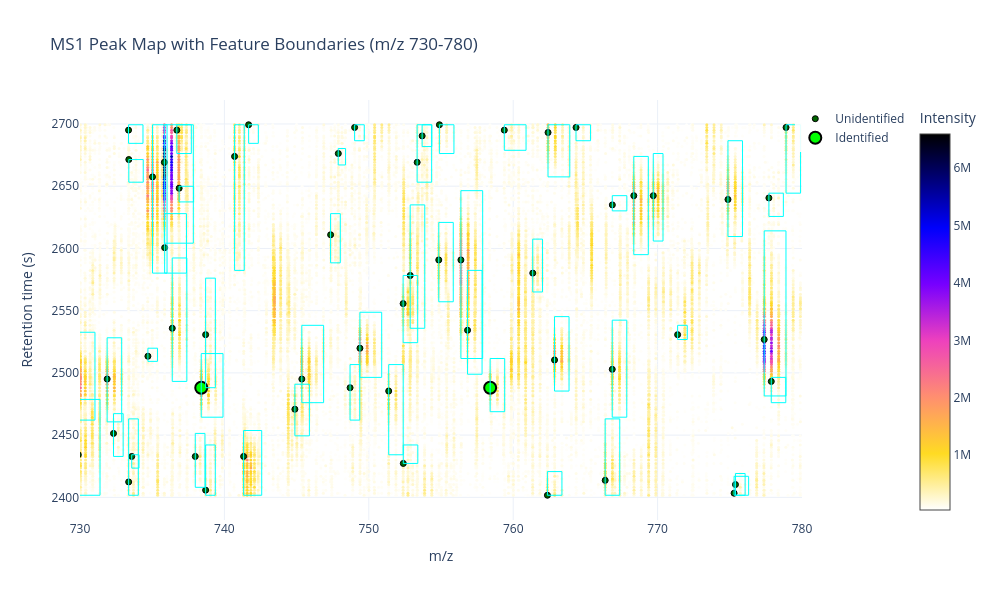

Here is the notebook cell this chart was saved with:
### Code cell
# Plot MS1 peak map with feature boundaries using Plotly
# Using m/z region 730-780 which contains identified features
import plotly.graph_objects as go

mz_min, mz_max = 730, 780

exp.updateRanges()

# Collect raw MS1 peaks in the region
peak_data = {"mz": [], "rt": [], "intensity": []}
for spec in exp:
    if spec.getMSLevel() == 1:
        mz, intensity = spec.get_peaks()
        mask = (mz >= mz_min) & (mz <= mz_max)
        mz_filt = mz[mask]
        intensity_filt = intensity[mask]
        if len(mz_filt) > 0:
            rt_val = spec.getRT()
            peak_data["mz"].extend(mz_filt)
            peak_data["rt"].extend([rt_val] * len(mz_filt))
            peak_data["intensity"].extend(intensity_filt)

# Sort by intensity so high-intensity points are drawn on top
peak_df = pd.DataFrame(peak_data).sort_values("intensity")

# Colorscale matching matplotlib's gnuplot2_r
# Goes from white (low) → yellow → orange/pink → magenta → purple → blue → black (high)
gnuplot2_r = [
    [0.00, "rgb(255, 255, 255)"],
    [0.15, "rgb(255, 219, 35)"],
    [0.30, "rgb(255, 143, 111)"],
    [0.45, "rgb(238, 65, 189)"],
    [0.60, "rgb(119, 0, 255)"],
    [0.75, "rgb(0, 0, 252)"],
    [0.90, "rgb(0, 0, 99)"],
    [1.00, "rgb(0, 0, 0)"]
]

fig = go.Figure()

# Plot raw MS1 peaks as heatmap
# Scale colormap to visible region intensities
fig.add_trace(go.Scatter(
    x=peak_df["mz"],
    y=peak_df["rt"],
    mode="markers",
    marker=dict(
        size=3,
        color=peak_df["intensity"],
        colorscale=gnuplot2_r,
        cmin=peak_df["intensity"].min(),
        cmax=peak_df["intensity"].max(),
        colorbar=dict(title="Intensity", x=1.15)
    ),
    hovertemplate="m/z: %{x:.4f}<br>RT: %{y:.1f}s<br>Intensity: %{marker.color:.0f}<extra></extra>",
    name="MS1 peaks",
    showlegend=False
))

# Build feature data with proper identification status from Feature objects
# (get_df() doesn't correctly export peptide identifications)
feature_data = []
for f in features:
    pep_ids = f.getPeptideIdentifications()
    seq = None
    if pep_ids:
        hits = pep_ids[0].getHits()
        if hits:
            seq = str(hits[0].getSequence())

    hulls = f.getConvexHulls()
    if hulls:
        points = hulls[0].getHullPoints()
        rts = [p[0] for p in points]
        mzs = [p[1] for p in points]
        feature_data.append({
            "mz": f.getMZ(),
            "rt": f.getRT(),
            "mz_start": min(mzs),
            "mz_end": max(mzs),
            "rt_start": min(rts),
            "rt_end": max(rts),
            "peptide_sequence": seq
        })

df_features = pd.DataFrame(feature_data)

# Filter to region
df_region = df_features[(df_features["mz_start"] < mz_max) & (df_features["mz_end"] > mz_min)]

# Add feature bounding boxes as cyan rectangles
shapes = []
for _, row in df_region.iterrows():
    shapes.append(dict(
        type="rect",
        x0=row["mz_start"],
        x1=row["mz_end"],
        y0=row["rt_start"],
        y1=row["rt_end"],
        line=dict(color="cyan", width=1),
        fillcolor="rgba(0,0,0,0)"
    ))

# Split features by identification status
df_identified = df_region[df_region["peptide_sequence"].notna()]
df_unidentified = df_region[df_region["peptide_sequence"].isna()]

# Add unidentified feature centroid markers (dark green, smaller)
if len(df_unidentified) > 0:
    fig.add_trace(go.Scatter(
        x=df_unidentified["mz"],
        y=df_unidentified["rt"],
        mode="markers",
        marker=dict(
            size=6,
            color="darkgreen",
            line=dict(color="black", width=1),
            symbol="circle"
        ),
        hovertemplate="Unidentified feature<br>m/z: %{x:.4f}<br>RT: %{y:.1f}s<extra></extra>",
        name="Unidentified"
    ))

# Add identified feature centroid markers (bright green, double size)
if len(df_identified) > 0:
    fig.add_trace(go.Scatter(
        x=df_identified["mz"],
        y=df_identified["rt"],
        mode="markers",
        marker=dict(
            size=12,
            color="lime",
            line=dict(color="black", width=2),
            symbol="circle"
        ),
        hovertemplate="Identified: %{customdata}<br>m/z: %{x:.4f}<br>RT: %{y:.1f}s<extra></extra>",
        customdata=df_identified["peptide_sequence"],
        name="Identified"
    ))

fig.update_layout(
    shapes=shapes,
    title=f"MS1 Peak Map with Feature Boundaries (m/z {mz_min}-{mz_max})",
    xaxis_title="m/z",
    yaxis_title="Retention time (s)",
    xaxis=dict(range=[mz_min, mz_max]),
    width=1000,
    height=600,
    margin=dict(r=150),  # Extra right margin for colorbar
    template="plotly_white",
    legend=dict(
        yanchor="top",
        y=0.99,
        xanchor="right",
        x=1.15,
        bgcolor="rgba(255,255,255,0.9)"
    )
)

fig.show()

n_id = len(df_identified)
n_unid = len(df_unidentified)
print(f"Features in region: {len(df_region)} (identified: {n_id}, unidentified: {n_unid})")

### Figure 1 — Plotly figure (JSON) as saved in the notebook; plotly's stock layout.template omitted (floating-point values rounded to 4 significant figures; data arrays with more than 128 entries replaced by an {"elided": "..."} marker saying what was removed)
{"data": [{"hovertemplate": "m/z: %{x:.4f}<br>RT: %{y:.1f}s<br>Intensity: %{marker.color:.0f}<extra></extra>", "marker": {"cmax": 6590662, "cmin": 46320.0, "color": {"elided": "22885 float values"}, "colorbar": {"title": {"text": "Intensity"}, "x": 1.15}, "colorscale": [[0, "rgb(255, 255, 255)"], [0.15, "rgb(255, 219, 35)"], [0.3, "rgb(255, 143, 111)"], [0.45, "rgb(238, 65, 189)"], [0.6, "rgb(119, 0, 255)"], [0.75, "rgb(0, 0, 252)"], [0.9, "rgb(0, 0, 99)"], [1, "rgb(0, 0, 0)"]], "size": 3}, "mode": "markers", "name": "MS1 peaks", "showlegend": false, "type": "scatter", "x": {"elided": "22885 float values"}, "y": {"elided": "22885 float values"}}, {"hovertemplate": "Unidentified feature<br>m/z: %{x:.4f}<br>RT: %{y:.1f}s<extra></extra>", "marker": {"color": "darkgreen", "line": {"color": "black", "width": 1}, "size": 6, "symbol": "circle"}, "mode": "markers", "name": "Unidentified", "type": "scatter", "x": [729.7, 729.9, 749.4, 752.4, 735.8, 756.4, 762.4, 777.4, 736.7, 741.3, 777.7, 735.9, 759.4, 774.9, 752.9, 753.7, 740.7, 738.0, 751.4, 777.9, 771.4, 754.9, 769.7, 754.8, 732.3, 768.4, 731.9, 766.4, 762.9, 756.8, 775.3, 775.4, 733.4, 733.4, 762.4, 745.4, 766.9, 778.9, 753.3, 738.7, 749.0, 736.4, 744.9, 764.4, 738.7, 752.4, 748.7, 761.4, 747.4, 733.6, 733.4, 735.0, 734.7, 766.9, 747.9, 741.7, 736.9], "y": [2488.0, 2434.0, 2520.0, 2556.0, 2669.0, 2591.0, 2693.0, 2527.0, 2695.0, 2433.0, 2641.0, 2601.0, 2695.0, 2639.0, 2578.0, 2690.0, 2674.0, 2433.0, 2485.0, 2493.0, 2531.0, 2699.0, 2642.0, 2591.0, 2451.0, 2642.0, 2495.0, 2414.0, 2510.0, 2534.0, 2403.0, 2410.0, 2695.0, 2412.0, 2402.0, 2495.0, 2503.0, 2697.0, 2669.0, 2406.0, 2697.0, 2536.0, 2471.0, 2697.0, 2531.0, 2427.0, 2488.0, 2580.0, 2611.0, 2433.0, 2671.0, 2657.0, 2513.0, 2635.0, 2676.0, 2699.0, 2648.0]}, {"customdata": ["AASequence(sequence='RLFWTDTGINPR', length=12, mono_mass=1474.7681)", "AASequence(sequence='EALQIKYNFSFR', length=12, mono_mass=1514.7882)"], "hovertemplate": "Identified: %{customdata}<br>m/z: %{x:.4f}<br>RT: %{y:.1f}s<extra></extra>", "marker": {"color": "lime", "line": {"color": "black", "width": 2}, "size": 12, "symbol": "circle"}, "mode": "markers", "name": "Identified", "type": "scatter", "x": [738.4, 758.4], "y": [2488.0, 2488.0]}], "layout": {"height": 600, "legend": {"bgcolor": "rgba(255,255,255,0.9)", "x": 1.15, "xanchor": "right", "y": 0.99, "yanchor": "top"}, "margin": {"r": 150}, "shapes": [{"fillcolor": "rgba(0,0,0,0)", "line": {"color": "cyan", "width": 1}, "type": "rect", "x0": 729.7, "x1": 731.0, "y0": 2462.0, "y1": 2533.0}, {"fillcolor": "rgba(0,0,0,0)", "line": {"color": "cyan", "width": 1}, "type": "rect", "x0": 729.9, "x1": 731.4, "y0": 2402.0, "y1": 2479.0}, {"fillcolor": "rgba(0,0,0,0)", "line": {"color": "cyan", "width": 1}, "type": "rect", "x0": 749.4, "x1": 750.9, "y0": 2496.0, "y1": 2549.0}, {"fillcolor": "rgba(0,0,0,0)", "line": {"color": "cyan", "width": 1}, "type": "rect", "x0": 752.4, "x1": 753.4, "y0": 2524.0, "y1": 2578.0}, {"fillcolor": "rgba(0,0,0,0)", "line": {"color": "cyan", "width": 1}, "type": "rect", "x0": 735.8, "x1": 737.8, "y0": 2604.0, "y1": 2699.0}, {"fillcolor": "rgba(0,0,0,0)", "line": {"color": "cyan", "width": 1}, "type": "rect", "x0": 756.4, "x1": 757.9, "y0": 2512.0, "y1": 2646.0}, {"fillcolor": "rgba(0,0,0,0)", "line": {"color": "cyan", "width": 1}, "type": "rect", "x0": 738.4, "x1": 739.9, "y0": 2464.0, "y1": 2516.0}, {"fillcolor": "rgba(0,0,0,0)", "line": {"color": "cyan", "width": 1}, "type": "rect", "x0": 762.4, "x1": 763.9, "y0": 2657.0, "y1": 2699.0}, {"fillcolor": "rgba(0,0,0,0)", "line": {"color": "cyan", "width": 1}, "type": "rect", "x0": 777.4, "x1": 778.9, "y0": 2481.0, "y1": 2614.0}, {"fillcolor": "rgba(0,0,0,0)", "line": {"color": "cyan", "width": 1}, "type": "rect", "x0": 736.7, "x1": 737.7, "y0": 2676.0, "y1": 2699.0}, {"fillcolor": "rgba(0,0,0,0)", "line": {"color": "cyan", "width": 1}, "type": "rect", "x0": 741.3, "x1": 742.6, "y0": 2402.0, "y1": 2454.0}, {"fillcolor": "rgba(0,0,0,0)", "line": {"color": "cyan", "width": 1}, "type": "rect", "x0": 777.7, "x1": 778.7, "y0": 2626.0, "y1": 2644.0}, {"fillcolor": "rgba(0,0,0,0)", "line": {"color": "cyan", "width": 1}, "type": "rect", "x0": 735.9, "x1": 737.4, "y0": 2580.0, "y1": 2628.0}, {"fillcolor": "rgba(0,0,0,0)", "line": {"color": "cyan", "width": 1}, "type": "rect", "x0": 759.4, "x1": 760.9, "y0": 2679.0, "y1": 2699.0}, {"fillcolor": "rgba(0,0,0,0)", "line": {"color": "cyan", "width": 1}, "type": "rect", "x0": 774.9, "x1": 775.9, "y0": 2610.0, "y1": 2687.0}, {"fillcolor": "rgba(0,0,0,0)", "line": {"color": "cyan", "width": 1}, "type": "rect", "x0": 752.9, "x1": 753.9, "y0": 2536.0, "y1": 2635.0}, {"fillcolor": "rgba(0,0,0,0)", "line": {"color": "cyan", "width": 1}, "type": "rect", "x0": 753.7, "x1": 754.4, "y0": 2682.0, "y1": 2699.0}, {"fillcolor": "rgba(0,0,0,0)", "line": {"color": "cyan", "width": 1}, "type": "rect", "x0": 758.4, "x1": 759.4, "y0": 2469.0, "y1": 2512.0}, {"fillcolor": "rgba(0,0,0,0)", "line": {"color": "cyan", "width": 1}, "type": "rect", "x0": 740.7, "x1": 741.4, "y0": 2582.0, "y1": 2699.0}, {"fillcolor": "rgba(0,0,0,0)", "line": {"color": "cyan", "width": 1}, "type": "rect", "x0": 738.0, "x1": 738.7, "y0": 2408.0, "y1": 2451.0}, {"fillcolor": "rgba(0,0,0,0)", "line": {"color": "cyan", "width": 1}, "type": "rect", "x0": 751.4, "x1": 752.4, "y0": 2434.0, "y1": 2507.0}, {"fillcolor": "rgba(0,0,0,0)", "line": {"color": "cyan", "width": 1}, "type": "rect", "x0": 777.9, "x1": 778.9, "y0": 2476.0, "y1": 2496.0}, {"fillcolor": "rgba(0,0,0,0)", "line": {"color": "cyan", "width": 1}, "type": "rect", "x0": 771.4, "x1": 772.1, "y0": 2527.0, "y1": 2538.0}, {"fillcolor": "rgba(0,0,0,0)", "line": {"color": "cyan", "width": 1}, "type": "rect", "x0": 754.9, "x1": 755.9, "y0": 2676.0, "y1": 2699.0}, {"fillcolor": "rgba(0,0,0,0)", "line": {"color": "cyan", "width": 1}, "type": "rect", "x0": 769.7, "x1": 770.4, "y0": 2606.0, "y1": 2676.0}, {"fillcolor": "rgba(0,0,0,0)", "line": {"color": "cyan", "width": 1}, "type": "rect", "x0": 754.8, "x1": 755.9, "y0": 2557.0, "y1": 2621.0}, {"fillcolor": "rgba(0,0,0,0)", "line": {"color": "cyan", "width": 1}, "type": "rect", "x0": 732.3, "x1": 733.0, "y0": 2433.0, "y1": 2467.0}, {"fillcolor": "rgba(0,0,0,0)", "line": {"color": "cyan", "width": 1}, "type": "rect", "x0": 768.4, "x1": 769.4, "y0": 2595.0, "y1": 2674.0}, {"fillcolor": "rgba(0,0,0,0)", "line": {"color": "cyan", "width": 1}, "type": "rect", "x0": 731.9, "x1": 732.9, "y0": 2461.0, "y1": 2528.0}, {"fillcolor": "rgba(0,0,0,0)", "line": {"color": "cyan", "width": 1}, "type": "rect", "x0": 766.4, "x1": 767.4, "y0": 2402.0, "y1": 2463.0}, {"fillcolor": "rgba(0,0,0,0)", "line": {"color": "cyan", "width": 1}, "type": "rect", "x0": 762.9, "x1": 763.9, "y0": 2485.0, "y1": 2545.0}, {"fillcolor": "rgba(0,0,0,0)", "line": {"color": "cyan", "width": 1}, "type": "rect", "x0": 756.8, "x1": 757.8, "y0": 2499.0, "y1": 2582.0}, {"fillcolor": "rgba(0,0,0,0)", "line": {"color": "cyan", "width": 1}, "type": "rect", "x0": 775.3, "x1": 776.3, "y0": 2402.0, "y1": 2417.0}, {"fillcolor": "rgba(0,0,0,0)", "line": {"color": "cyan", "width": 1}, "type": "rect", "x0": 775.4, "x1": 776.1, "y0": 2402.0, "y1": 2419.0}, {"fillcolor": "rgba(0,0,0,0)", "line": {"color": "cyan", "width": 1}, "type": "rect", "x0": 733.4, "x1": 734.4, "y0": 2684.0, "y1": 2699.0}, {"fillcolor": "rgba(0,0,0,0)", "line": {"color": "cyan", "width": 1}, "type": "rect", "x0": 733.4, "x1": 734.0, "y0": 2402.0, "y1": 2463.0}, {"fillcolor": "rgba(0,0,0,0)", "line": {"color": "cyan", "width": 1}, "type": "rect", "x0": 762.4, "x1": 763.4, "y0": 2402.0, "y1": 2421.0}, {"fillcolor": "rgba(0,0,0,0)", "line": {"color": "cyan", "width": 1}, "type": "rect", "x0": 745.4, "x1": 746.9, "y0": 2476.0, "y1": 2538.0}, {"fillcolor": "rgba(0,0,0,0)", "line": {"color": "cyan", "width": 1}, "type": "rect", "x0": 766.9, "x1": 767.9, "y0": 2464.0, "y1": 2542.0}, {"fillcolor": "rgba(0,0,0,0)", "line": {"color": "cyan", "width": 1}, "type": "rect", "x0": 778.9, "x1": 779.9, "y0": 2644.0, "y1": 2699.0}, {"fillcolor": "rgba(0,0,0,0)", "line": {"color": "cyan", "width": 1}, "type": "rect", "x0": 753.3, "x1": 754.4, "y0": 2653.0, "y1": 2699.0}, {"fillcolor": "rgba(0,0,0,0)", "line": {"color": "cyan", "width": 1}, "type": "rect", "x0": 738.7, "x1": 739.4, "y0": 2402.0, "y1": 2442.0}, {"fillcolor": "rgba(0,0,0,0)", "line": {"color": "cyan", "width": 1}, "type": "rect", "x0": 749.0, "x1": 749.7, "y0": 2687.0, "y1": 2699.0}, {"fillcolor": "rgba(0,0,0,0)", "line": {"color": "cyan", "width": 1}, "type": "rect", "x0": 736.4, "x1": 737.4, "y0": 2493.0, "y1": 2592.0}, {"fillcolor": "rgba(0,0,0,0)", "line": {"color": "cyan", "width": 1}, "type": "rect", "x0": 744.9, "x1": 745.9, "y0": 2449.0, "y1": 2491.0}, {"fillcolor": "rgba(0,0,0,0)", "line": {"color": "cyan", "width": 1}, "type": "rect", "x0": 764.3, "x1": 765.4, "y0": 2687.0, "y1": 2699.0}, {"fillcolor": "rgba(0,0,0,0)", "line": {"color": "cyan", "width": 1}, "type": "rect", "x0": 738.7, "x1": 739.4, "y0": 2488.0, "y1": 2576.0}, {"fillcolor": "rgba(0,0,0,0)", "line": {"color": "cyan", "width": 1}, "type": "rect", "x0": 752.4, "x1": 753.4, "y0": 2427.0, "y1": 2442.0}, {"fillcolor": "rgba(0,0,0,0)", "line": {"color": "cyan", "width": 1}, "type": "rect", "x0": 748.7, "x1": 749.4, "y0": 2462.0, "y1": 2507.0}, {"fillcolor": "rgba(0,0,0,0)", "line": {"color": "cyan", "width": 1}, "type": "rect", "x0": 761.4, "x1": 762.0, "y0": 2565.0, "y1": 2607.0}, {"fillcolor": "rgba(0,0,0,0)", "line": {"color": "cyan", "width": 1}, "type": "rect", "x0": 747.4, "x1": 748.0, "y0": 2588.0, "y1": 2628.0}, {"fillcolor": "rgba(0,0,0,0)", "line": {"color": "cyan", "width": 1}, "type": "rect", "x0": 733.6, "x1": 734.1, "y0": 2423.0, "y1": 2434.0}, {"fillcolor": "rgba(0,0,0,0)", "line": {"color": "cyan", "width": 1}, "type": "rect", "x0": 733.4, "x1": 734.4, "y0": 2653.0, "y1": 2671.0}, {"fillcolor": "rgba(0,0,0,0)", "line": {"color": "cyan", "width": 1}, "type": "rect", "x0": 735.0, "x1": 736.0, "y0": 2580.0, "y1": 2699.0}, {"fillcolor": "rgba(0,0,0,0)", "line": {"color": "cyan", "width": 1}, "type": "rect", "x0": 734.7, "x1": 735.4, "y0": 2509.0, "y1": 2520.0}, {"fillcolor": "rgba(0,0,0,0)", "line": {"color": "cyan", "width": 1}, "type": "rect", "x0": 766.9, "x1": 767.9, "y0": 2630.0, "y1": 2642.0}, {"fillcolor": "rgba(0,0,0,0)", "line": {"color": "cyan", "width": 1}, "type": "rect", "x0": 747.9, "x1": 748.4, "y0": 2667.0, "y1": 2680.0}, {"fillcolor": "rgba(0,0,0,0)", "line": {"color": "cyan", "width": 1}, "type": "rect", "x0": 741.7, "x1": 742.4, "y0": 2684.0, "y1": 2699.0}, {"fillcolor": "rgba(0,0,0,0)", "line": {"color": "cyan", "width": 1}, "type": "rect", "x0": 736.9, "x1": 737.9, "y0": 2637.0, "y1": 2650.0}], "title": {"text": "MS1 Peak Map with Feature Boundaries (m/z 730-780)"}, "width": 1000, "xaxis": {"range": [730, 780], "title": {"text": "m/z"}}, "yaxis": {"title": {"text": "Retention time (s)"}}}}
